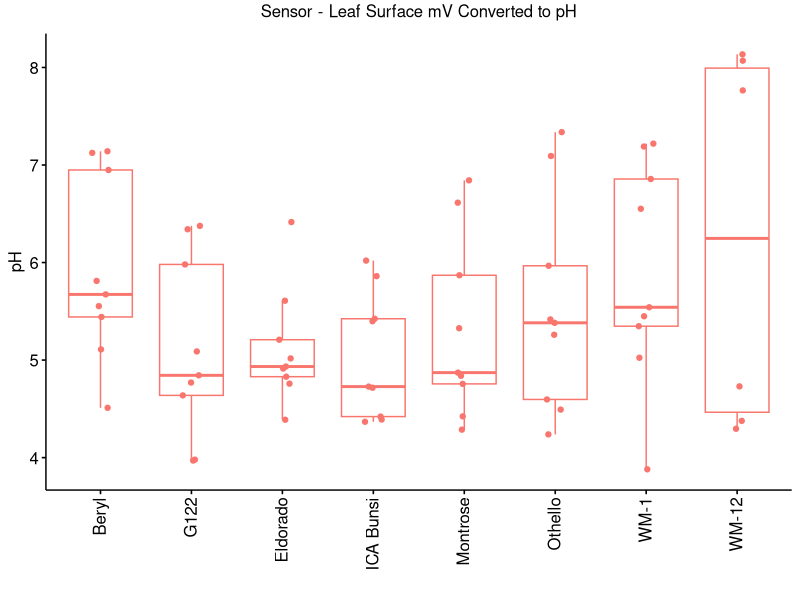
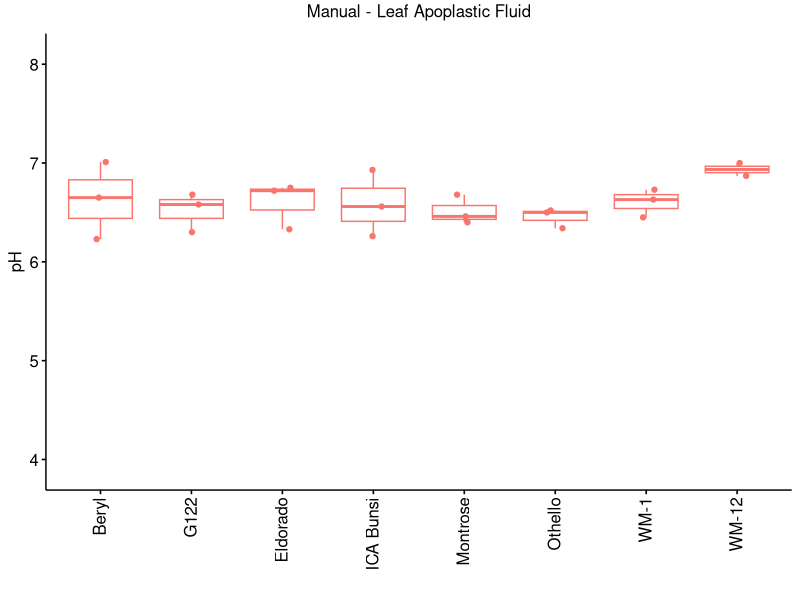
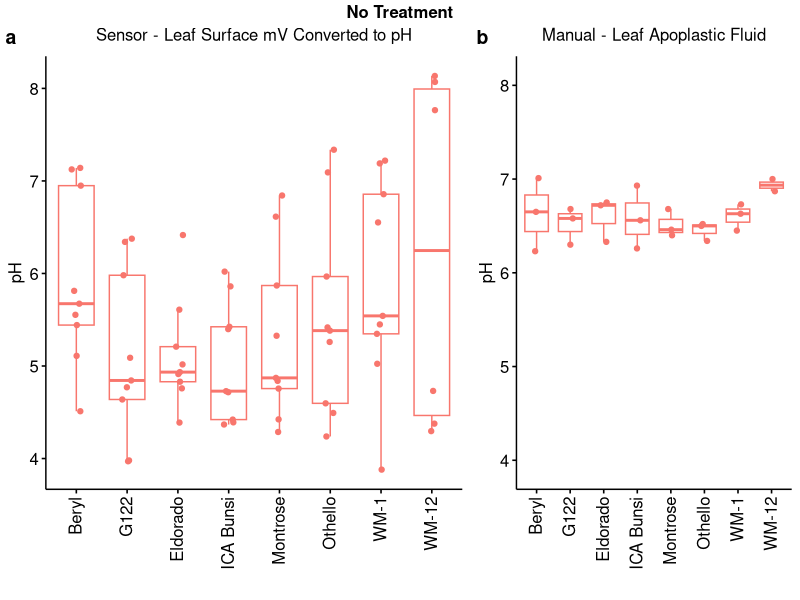
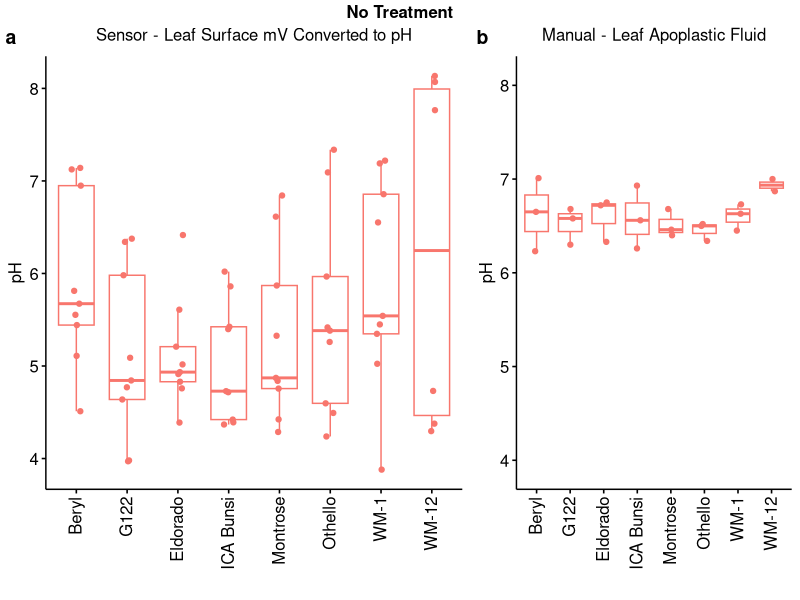
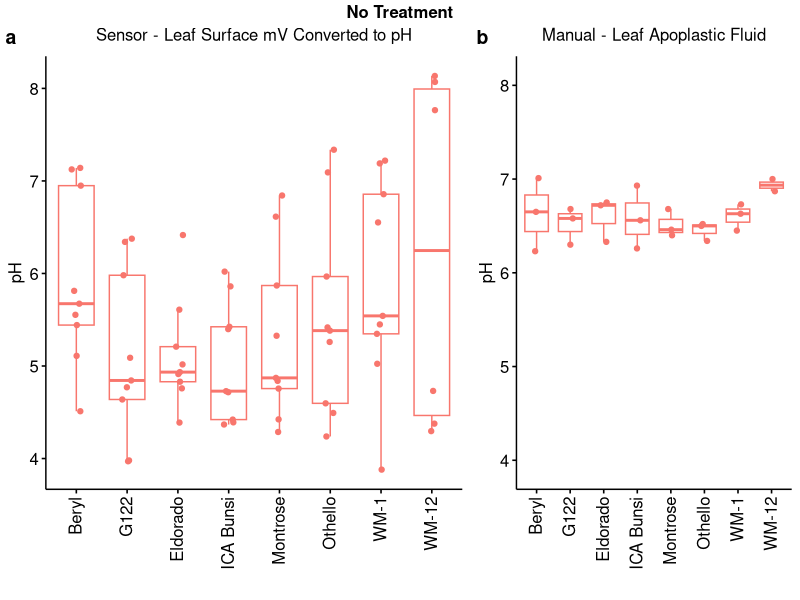

Recreate these plots in R, in order.
## ---- chunk 1
library(readxl) #needed for loading xlsx file
library(tidyverse) #contains ggplot2, dplyr, tidyr, readr, purrr, tibble, stringr, forcats packages 
library(rstatix) #needed for tukey_hsd function
library(ggpubr) #requires tidyverse to be loaded first, needed for graphs (e.g. ggboxplot function, and ggpar
## ---- chunk 2
SensorData<-read_excel("TableS1.xlsx",sheet = "Sensor-pH", col_types = c("numeric","numeric","text","numeric","text")) # loading excel, definning which sheet is loaded and define the type of column each is (have to set manually) - important later for stats
SensorData$Cultivar <- factor(SensorData$Cultivar, levels = c("Beryl","G122","Eldorado", "ICA Bunsi", "Montrose", "Othello", "WM-1","WM-12")) #order the Cultivars (for graph later on))
## ---- chunk 3
SensorData<- SensorData %>% filter(Block < 4) #removes Block 4 from SensorData (Wounded Treatment)- will be used for inoculated plots in Fig6a
## ---- chunk 4
summary(aov(pH ~ Cultivar + Block + Cultivar*Block, data = SensorData))
## ---- chunk 5
Fig4a<-ggboxplot(SensorData,"Cultivar", "pH", add="jitter",color="TimePoint", title="Sensor - Leaf Surface mV Converted to pH")+
theme(plot.title = element_text(hjust = 0.5, vjust = 2)) + #Move title to middle, move up a bit
theme(plot.title = element_text(color="black", size=12)) + # change title font size
xlab("") #remove the x axis label (Cultivar)

Fig4a <- Fig4a + theme(axis.text.x = element_text(size=12,angle = 90,vjust = 0.4, hjust=1,color="black"))# x axis font size
Fig4a <- Fig4a + theme(axis.text.y = element_text(size=12)) # y axis font size
Fig4a <- Fig4a + theme(axis.title.x = element_text(size=12)) #changing x axis label font size
Fig4a <- Fig4a + theme(axis.title.y = element_text(size=12)) #changing y axis label size
Fig4a<-ggpar(Fig4a, legend = "none") # removes Legend
Fig4a
## ---- chunk 6
ManualData<-read_excel("TableS1.xlsx",sheet = "Manual-pH", col_types = c("numeric","numeric","text","numeric","text")) # loading excel, definning which sheet is loaded and define the type of column each is (have to set manually) - important later for stats
ManualData$Cultivar <- factor(ManualData$Cultivar, levels = c("Beryl","G122","Eldorado", "ICA Bunsi", "Montrose", "Othello", "WM-1","WM-12")) #order the Cultivars (for graph later on))
## ---- chunk 7
ManualData<- ManualData %>% filter(Block < 4) #removes Block 4 from ManualData (Wounded Treatment)- will be used for inoculated plots in Fig6a
## ---- chunk 8
summary(aov(pH ~ Cultivar + Block + Cultivar*Block, data = ManualData))
## ---- chunk 9
Fig4b<-ggboxplot(ManualData,"Cultivar", "pH", add="jitter",color="TimePoint", title="Manual - Leaf Apoplastic Fluid") +
theme(plot.title = element_text(hjust = 0.5, vjust = 2)) + #Move title to middle, move up a bit
theme(plot.title = element_text(color="black", size=12)) + # change title font size
ylim(3.9, 8.1) + #ensures the y axis are the same between 4a and 4b
xlab("") #remove the x axis label (Cultivar)

Fig4b <- Fig4b + theme(axis.text.x = element_text(size=12,angle = 90,vjust = 0.4, hjust=1,color="black"))# x axis font size
Fig4b <- Fig4b + theme(axis.text.y = element_text(size=12)) # y axis font size
Fig4b <- Fig4b + theme(axis.title.x = element_text(size=12)) #changing x axis label font size
Fig4b <- Fig4b + theme(axis.title.y = element_text(size=12)) #changing y axis label size
Fig4b<-ggpar(Fig4b, legend = "none") # removes Legend
Fig4b
## ---- chunk 10
Fig4 <- ggarrange(Fig4a, Fig4b, ncol = 2, nrow = 1, labels = "auto", legend = "none", widths = c(2,1.4)) #width squashes Panel A graph
Fig4 <- annotate_figure(Fig4, top = text_grob("No Treatment", color = "black", face = "bold", size = 12)) #Adding a main title above the panels
Fig4
## ---- chunk 11
#Saving the plot as a tiff and pdf
ggsave(plot=Fig4, file="Fig4-NoTreatment-pH.tiff", units="cm", width=18, height=12, dpi=600, compression='lzw')
ggsave(plot=Fig4, file="Fig4-NoTreatment-pH.pdf", units="cm", width=18, height=12, dpi=600)
## ---- chunk 12
CompareData<-read_excel("TableS1.xlsx",sheet = "Compare Approaches", col_types = c("numeric","numeric","text","numeric","text")) # loading excel, definning which sheet is loaded and define the type of column each is (have to set manually) - important later for stats
CompareData <- na.omit(CompareData) #removes NAs (some WM-12 rows)
#CompareData$Cultivar <- factor(ManualData$Cultivar, levels = c("Beryl","G122","Eldorado", "ICA Bunsi", "Montrose", "Othello", "WM-1","WM-12")) #order the Cultivars (for graph later on))
## ---- chunk 13
summary(aov(pH ~ Cultivar + Measurement_Type+ Cultivar*Measurement_Type, data = CompareData))
## ---- chunk 14
CompareDataposthoc<-CompareData %>% group_by(Cultivar) %>% tukey_hsd(pH ~ Measurement_Type) 
CompareDataposthoc
